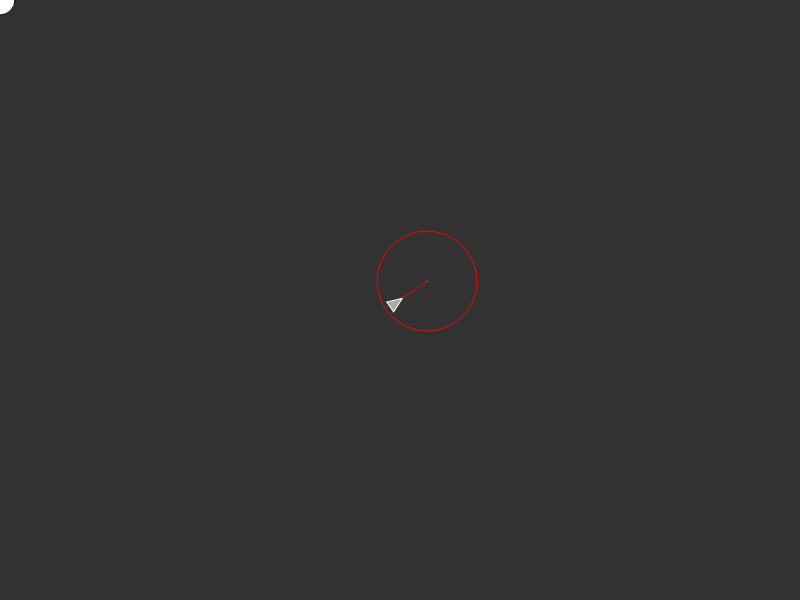
Frame 1 (no input)
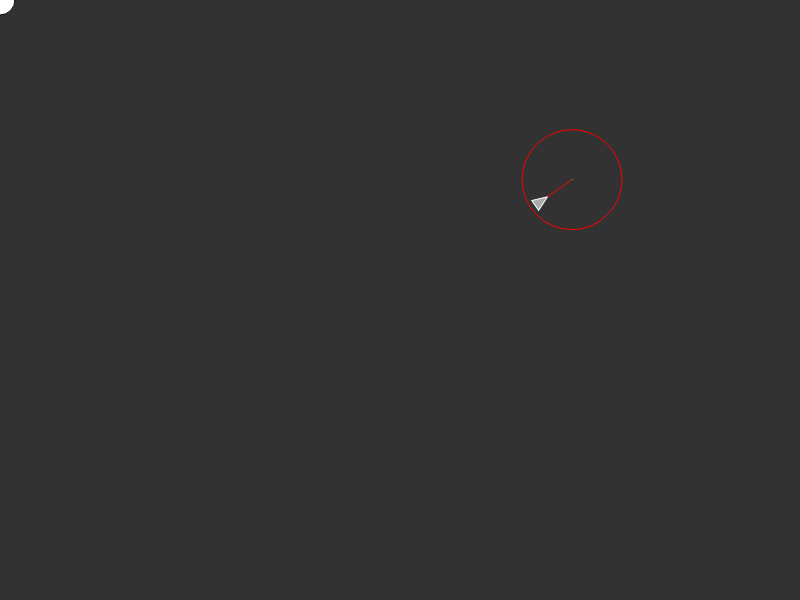
Frame 60 (no input)
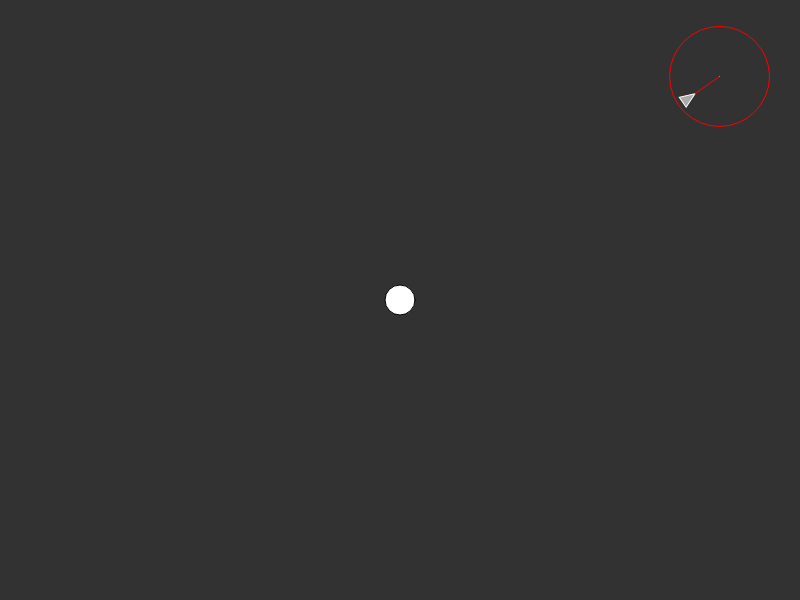
Frame 120 (the mouse pressed at the canvas centre since frame 60)

The p5.js sketch that drew these frames (run headless with seeded random() and noise() and a simulated clock; from frame 60 on, the mouse is pressed at the canvas centre):

// p5.js sketch
// ── sketch.js
let v;

function setup() {
  createCanvas(800, 600);

  v = new Vehicle(width / 2, height / 2, 15);
}

function draw() {
  background(50);

  let target = createVector(mouseX, mouseY);
  v.detect(target);

  v.update();
  v.reappear();
  v.display();
}

///// CLASS /////

class Vehicle {
  constructor(x = 0, y = 0, size = 1) {
    this.pos = createVector(x, y);
    this.vel = p5.Vector.random2D().mult(3);
    this.acc = createVector(0, 0);
    this.size = size;
    this.mass = 1;
    //
    this.angle = 0;
    //
    this.maxSpeed = 5;
    this.maxSteerForce = 0.1;
    // for detection
    this.detectVector = createVector();
    this.directionVector = createVector();
    this.predictDistance = 30;
    this.detectRadius = 50;
    this.wanderAngle = random(TWO_PI);
  }
  detect(targetPos) {
    this.detectVector = p5.Vector.mult(
      this.vel.copy().normalize(),
      this.predictDistance
    );
    let centerPos = p5.Vector.add(this.pos, this.detectVector);

    circle(mouseX,mouseY,30)
    let distance = centerPos.dist(targetPos);
    if (distance < this.detectRadius+30) {
      this.directionVector = p5.Vector.sub(targetPos, centerPos);
      this.directionVector.setMag(this.detectRadius);
      this.directionVector.mult(-1); // flip the vector to avoid

      let directionPos = p5.Vector.add(centerPos, this.directionVector);
      this.seek(directionPos);
    }
  }
  seek(targetPos) {
    let desiredVec = p5.Vector.sub(targetPos, this.pos);

    let distance = desiredVec.mag();
    desiredVec.normalize();
    desiredVec.mult(this.maxSpeed);

    let steerForce = p5.Vector.sub(desiredVec, this.vel);
    steerForce.limit(this.maxSteerForce);

    this.applyForce(steerForce);
  }
  reappear() {
    if (this.pos.x < 0) {
      this.pos.x = width;
    } else if (this.pos.x > width) {
      this.pos.x = 0;
    }
    if (this.pos.y < 0) {
      this.pos.y = height;
    } else if (this.pos.y > height) {
      this.pos.y = 0;
    }
  }
  applyForce(f) {
    if (this.mass > 0) {
      let force = p5.Vector.div(f, this.mass);
      this.acc.add(force);
    }
  }
  update() {
    this.vel.add(this.acc);
    this.pos.add(this.vel);
    this.acc.mult(0);
    //
    this.angle = this.vel.heading();
  }
  display() {
    push();
    translate(this.pos.x, this.pos.y);

    push(); // push for rotation
    rotate(this.angle);
    // draw the vehicle
    stroke(255);
    fill(255, 150);
    triangle(0, 0, -this.size, -this.size * 0.4, -this.size, this.size * 0.4);
    pop(); // pop for rotation

    // draw detecting graphics
    noFill();
    stroke(255, 0, 0);
    line(0, 0, this.detectVector.x, this.detectVector.y);

    translate(this.detectVector.x, this.detectVector.y);
    ellipse(0, 0, this.detectRadius * 2, this.detectRadius * 2);

    stroke(0, 255, 0);
    line(0, 0, this.directionVector.x, this.directionVector.y);

    pop();
  }
}
